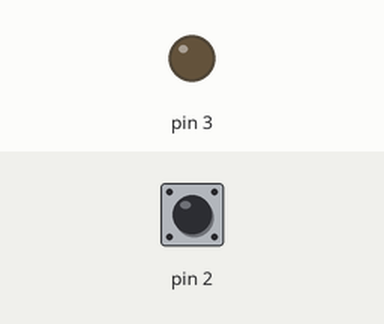
Simulated run of this sketch. Board: Arduino Uno, built with avr-gcc and run on an emulated ATmega328P. Parts: output pins drawn as LEDs (lit = HIGH). Dashed ring = blinking. The inputs (shaded band) are chosen by the test bench; at power-on: pin 2 HIGH.

Above: at 1.2 s.
1.3 s: pin 2 pulled LOW for 1 s
At 2.4 s:
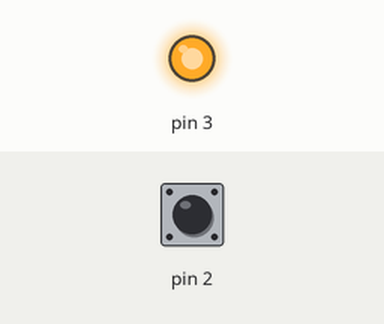
3.8 s: pin 2 pulled LOW for 0.15 s
At 5.0 s:
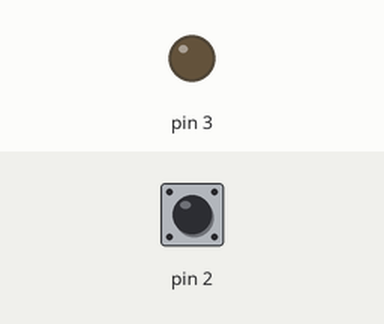
5.4 s: pin 2 pulled LOW for 3.2 s
At 5.62 s:
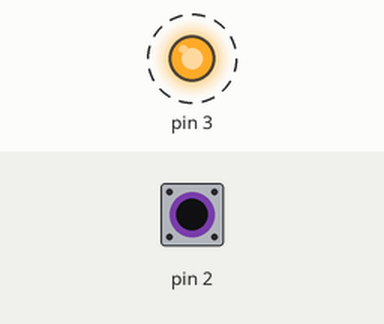
Timing chart, 0 to 10.1 s (numbered marks = the images above; inputs shaded):
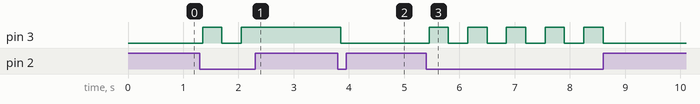

The sketch:

q.14.ino
```cpp
void setup() {
  // put your setup code here, to run once:
  pinMode(2,INPUT_PULLUP);
  pinMode(3,OUTPUT);
  Serial.begin(9600);

}
 int a=0,b;

void loop() {
  // put your main code here, to run repeatedly:
  b=digitalRead(2);
  delay(50);

  if(b==0)
  {
   switch(a)
    {
    case 0:
    digitalWrite(3,1);
    a++;
    break;
    case 1:
    digitalWrite(3,0);
    a--;
    break;
  }
  delay(300);

  }
}
```

Measured:
- after the input at 1.3 s, pin 3: LOW → HIGH after 0.05 s, → LOW 0.35 s later, → HIGH 0.35 s later
- after the input at 3.8 s, pin 3: HIGH → LOW after 0.05 s
- after the input at 5.4 s, pin 3: alternates HIGH for 0.35 s and LOW for 0.35 s, 10 changes in all, then stays LOW, starting after 0.05 s
